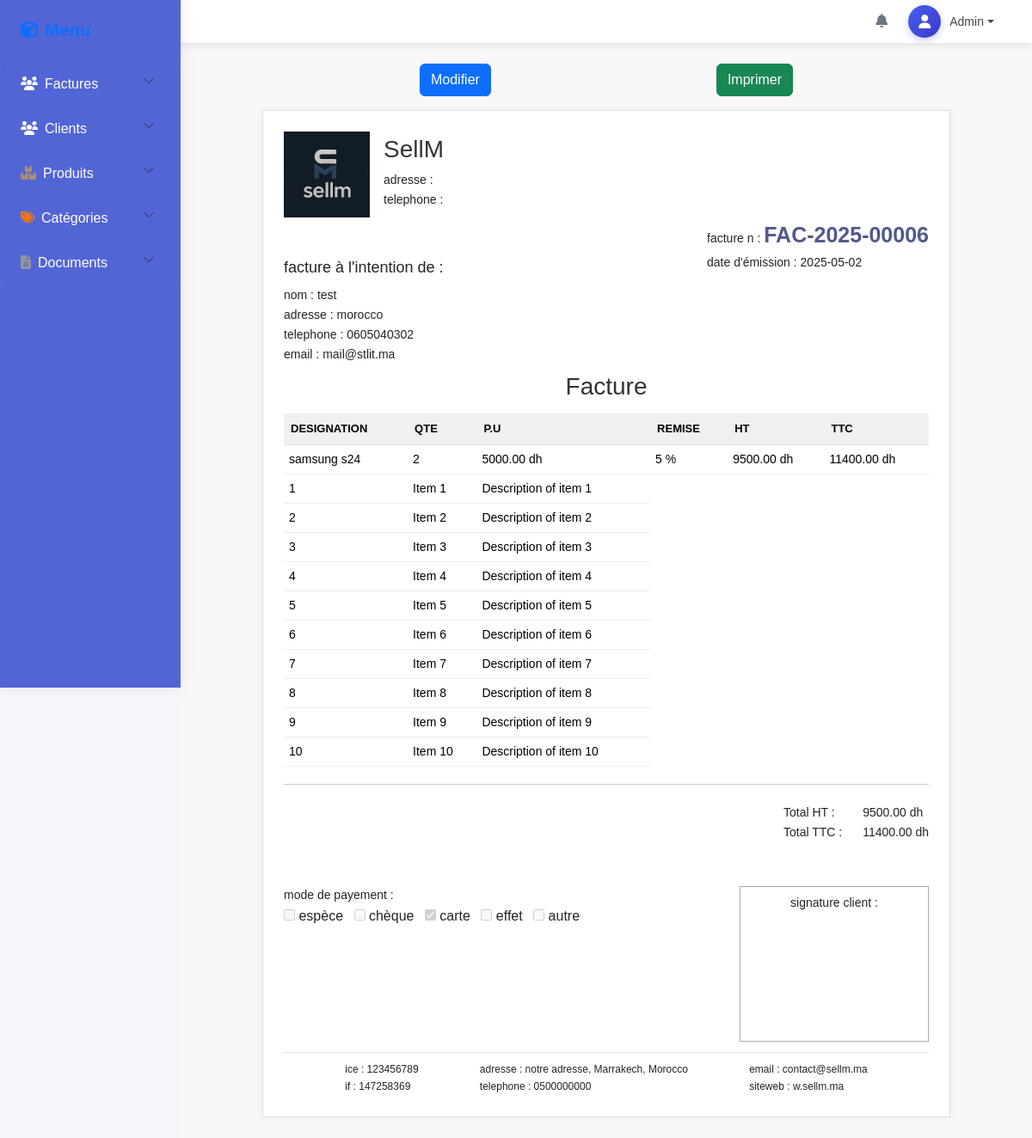
Before: /factures/show?id=6 with the older database file.
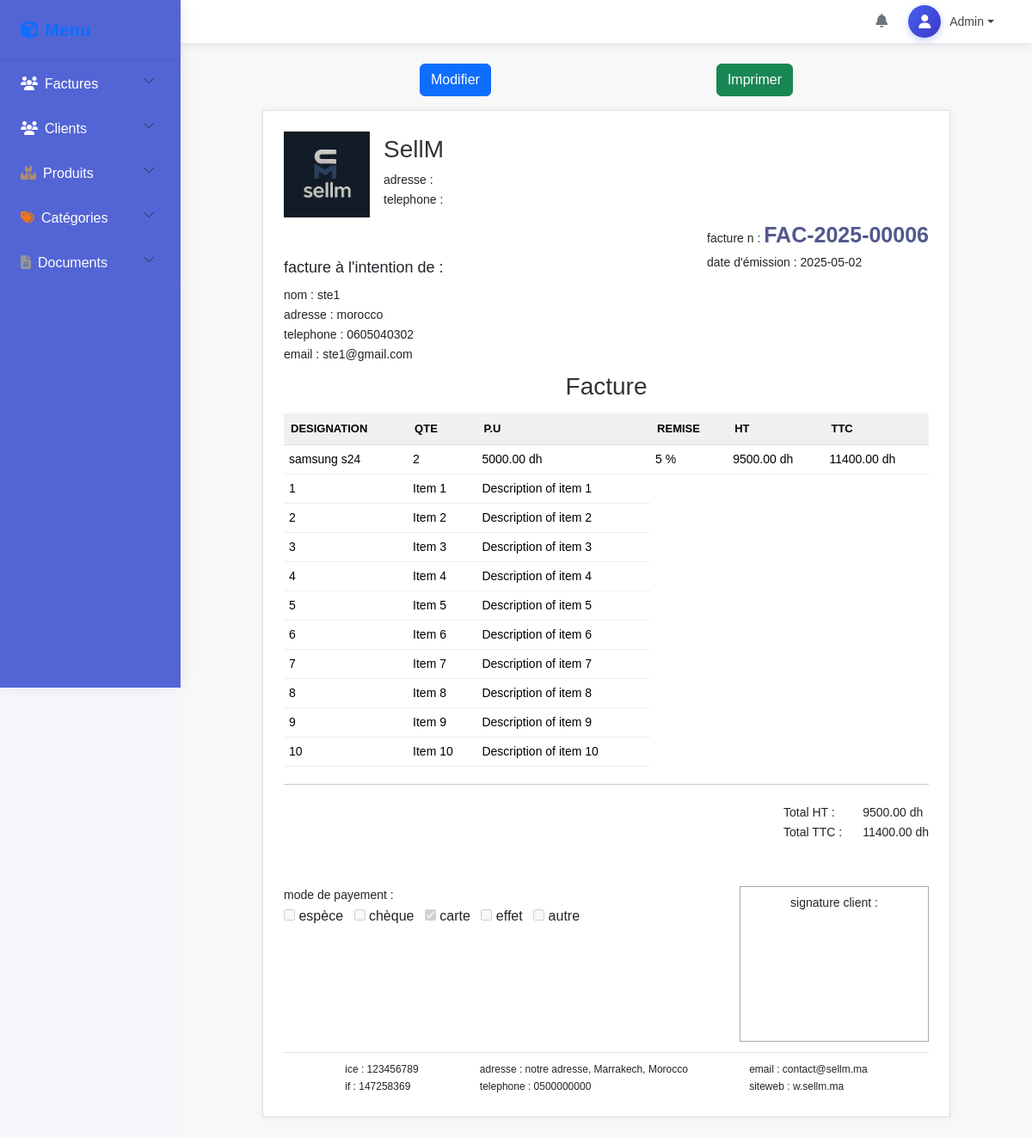
After: the same page with the newer database file.
### tables this page shows
CREATE TABLE `factures` (
  `id` int(11) NOT NULL,
  `client_id` int(11) NOT NULL,
  `date_emission` date NOT NULL,
  `num_facture` varchar(20) DEFAULT NULL,
  `total_ht` decimal(10,2) DEFAULT NULL,
  `total_ttc` decimal(10,2) DEFAULT NULL,
  `modes_pay` varchar(100) DEFAULT NULL,
  `created_at` timestamp NOT NULL DEFAULT current_timestamp()
);

CREATE TABLE `clients` (
  `id` int(11) NOT NULL,
  `nom_ste` varchar(255) NOT NULL,
  `ice` int(11) DEFAULT NULL,
  `idf` int(11) DEFAULT NULL,
  `adresse` varchar(255) DEFAULT NULL,
  `email` varchar(255) DEFAULT NULL,
  `telephone` varchar(15) DEFAULT NULL
);

### app/controllers/FactureController.php (called while the page is built, shortened)
<?php
require_once MODEL_PATH . '/FactureModel.php';
class FactureController {
    private $factureModel;
    public function __construct($db) {
        $this->factureModel = new FactureModel($db);
    }
    public function show() {
        $facture = $this->factureModel->getFactureById($_GET['id']);
        include VIEW_PATH . '/layouts/main.php';
    }
}

### app/models/FactureModel.php (called while the page is built, shortened)
<?php
class FactureModel {
    public $db;
    public function __construct($dbConnection) {
        $this->db = $dbConnection;
    }
    public function getFactureById($id) {
        try {
            $query = "SELECT f.*, c.nom_ste, c.ice, c.idf, c.adresse, c.email, c.telephone FROM factures f INNER JOIN clients c
            ON f.client_id = c.id WHERE f.id = :id";
            $stmt = $this->db->prepare($query);
            $stmt->execute(['id' => $id]);
            $facture = $stmt->fetch(PDO::FETCH_ASSOC);
            if (isset($facture['modes_pay'])) {
                $facture['modes_pay'] = explode(',', $facture['modes_pay']);
            } else {
                $facture['modes_pay'] = [];
            }
            $linesQuery = "SELECT lf.qte, lf.remise, lf.prix_u, lf.ht, lf.ttc, p.libelle
            FROM lignes_facture lf
            INNER JOIN produits p ON lf.produit_id = p.id
            WHERE lf.facture_id = :id";
            $stmt = $this->db->prepare($linesQuery);
            $stmt->execute(['id' => $id]);
            $facture['lignes'] = $stmt->fetchAll(PDO::FETCH_ASSOC);
            return $facture;
        } catch (PDOException $e) {
            error_log("Database error: " . $e->getMessage());
            return false;
        }
    }
}

### app/views/pages/factures/show.php (the view, shortened to what the changed rows need)
<div class="d-flex justify-content-evenly mb-3 gap-2 no-print">
    <a href="/factures/edit?id=<?= $facture['id'] ?>" class="btn btn-primary">Modifier</a>
    <button onclick="window.print()" class="btn btn-success">Imprimer</button>
</div>
<div class="facture container bg-white p-4 d-block align-content-between" id="printable-invoice">
    <div class="">
        <div class='d-flex'>
            <img src= '/stage/public/assets/img/sellm.png' alt='logo sellm' class="logo me-3" style="width: 100px; height: 100px; object-fit: contain;" />
            <div class='mt-1'>
                <h2 >SellM</h2>
                <p>adresse :</p>
                <p>telephone :</p>
            </div>
        </div>
        <div class="d-flex justify-content-between">
            <div class="mt-5">
                <h3>facture à l'intention de :</h3>
                <p>nom : <?= $facture['nom_ste'] ?></p>
                <p style="max-width: 250px">adresse : <?= $facture['adresse'] ?></p>
                <p>telephone : <?= $facture['telephone'] ?></p>
                <p>email : <?= $facture['email'] ?></p>
            </div>
            <div>
                <p>facture n : <span style="font-size: 25px; font-weight: bold; color:rgb(81, 89, 141);"><?= $facture['num_facture'] ?></span></p>
                <p>date d'émission : <?= $facture['date_emission'] ?></p>
            </div>
        </div>
    </div>
    <?php
    $rows = [];
    for ($i = 1; $i <= 10; $i++) {
        $rows[] = [
            'id' => $i,
            'name' => 'Item ' . $i,
            'description' => 'Description of item ' . $i
        ];
    }
    ?>
    <div class="mt-2 invoice-content">
        <h2 class="text-center mb-2">Facture</h2>
        <table class='table table-borderless' id="factures">
            <thead>
                <tr>
                    <th>Designation</th>
                    <th>Qte</th>
                    <th>P.U</th>
                    <th>Remise</th>
                    <th>HT</th>
                    <th>TTC</th>
                </tr>
            </thead>
            <tbody>
                <?php foreach($facture['lignes'] as $ligne): ?>
                <tr>
                    <td><?= $ligne['libelle'] ?></td>
                    <td><?= $ligne['qte'] ?></td>
                    <td><?= $ligne['prix_u'] ?> dh</td>
                    <td><?= $ligne['remise'] ?> %</td>
                    <td><?= $ligne['ht'] ?> dh</td>
                    <td><?= $ligne['ttc'] ?> dh</td>
                </tr>
                <?php endforeach; ?>
                <?php foreach ($rows as $row): ?>
            <tr>
                <td><?= $row['id'] ?></td>
                <td><?= htmlspecialchars($row['name']) ?></td>
                <td><?= htmlspecialchars($row['description']) ?></td>
            </tr>
        <?php endforeach; ?>
            </tbody>
        </table>
        <hr>
        <div class="d-flex justify-content-end">
            <div class="me-4">
                <p>Total HT :</p>
                <p>Total TTC :</p>
            </div>
            <div>
                <p><?= $facture['total_ht'] ?> dh</p>
                <p><?= $facture['total_ttc'] ?> dh</p>
            </div>
        </div>
        <div class="signature d-flex justify-content-between mt-5">
            <div class="">
                <p>mode de payement :</p>
                <input type="checkbox" <?php echo in_array('espèce', $facture['modes_pay']) ? 'checked' : ''; ?> disabled> <span class='me-2'>espèce</span>
                <input type="checkbox" <?php echo in_array('chèque', $facture['modes_pay']) ? 'checked' : ''; ?> disabled> <span class='me-2'>chèque</span>
                <input type="checkbox" <?php echo in_array('carte', $facture['modes_pay']) ? 'checked' : ''; ?> disabled> <span class='me-2'>carte</span>
                <input type="checkbox" <?php echo in_array('effet', $facture['modes_pay']) ? 'checked' : ''; ?> disabled> <span class='me-2'>effet</span>
                <input type="checkbox" <?php echo in_array('autre', $facture['modes_pay']) ? 'checked' : ''; ?> disabled> <span>autre</span>
            </div>
            <p class="sign text-center pt-2">signature client :</p>
        </div>
    </div>
    <div class="footer d-flex justify-content-evenly pt-2">
        <div class="">
            <p>ice : <?= $facture['ice'] ?></p>
            <p>if : <?= $facture['idf'] ?></p>
        </div>
        <div>
            <p>adresse : notre adresse, Marrakech, Morocco</p>
            <p>telephone : 0500000000</p>
        </div>
        <div>
            <p>email : contact@sellm.ma</p>
            <p>siteweb : w.sellm.ma</p>
        </div>
    </div>
</div>

Changed rows visible on the page:
changed through a linked row, factures "morocco": client.nom_ste "test" → "ste1"; client.email "mail@stlit.ma" → "ste1@gmail.com"
